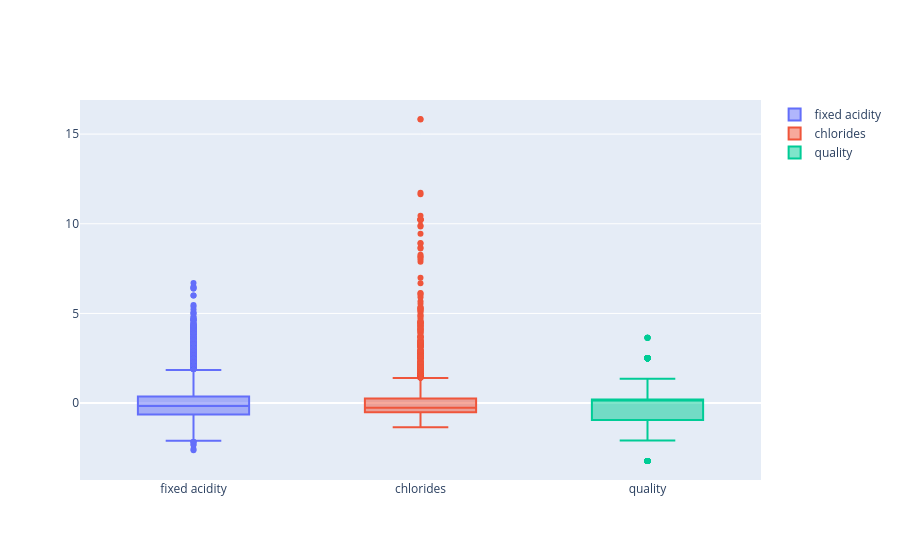

Notebook cell for this chart:
### Code cell
# StandardScaler로 정규화된 데이터 확인
# 평균이 0, 표준편차가 1인 분포로 변환된 것을 볼 수 있음
fig = go.Figure()

fig.add_trace(go.Box(y=x_ss_df['fixed acidity'], 
                     name='fixed acidity'))
fig.add_trace(go.Box(y=x_ss_df['chlorides'], 
                     name='chlorides'))
fig.add_trace(go.Box(y=x_ss_df['quality'], 
                     name='quality'))

fig.show()

### Figure 1 — Plotly figure (JSON) as saved in the notebook; plotly's stock layout.template omitted (floating-point values rounded to 4 significant figures; data arrays with more than 128 entries replaced by an {"elided": "..."} marker saying what was removed)
{"data": [{"name": "fixed acidity", "type": "box", "y": {"elided": "6497 float values"}}, {"name": "chlorides", "type": "box", "y": {"elided": "6497 float values"}}, {"name": "quality", "type": "box", "y": {"elided": "6497 float values"}}], "layout": {}}
